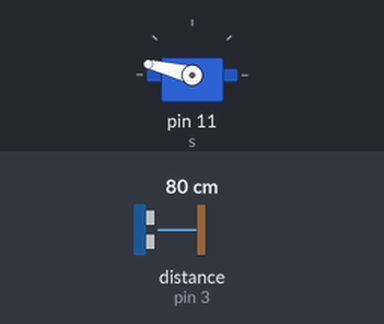
Bench run of a sketch on a simulated Arduino Uno, built with avr-gcc and run on an emulated ATmega328P. On the bench: servo. Wiring (inferred from the names in the program): ultrasonic range finder: trigger pin 5; echo pin 3. The test bench sets the inputs (shaded band); at power-on: distance to the obstacle (sensor on pin 3) 80 cm. The echo pulse lasts 58.3 µs per cm; what the sketch prints to the serial monitor is not drawn.

Above: at 9.93 s.
10.0 s: distance to the obstacle (sensor on pin 3) set to 2 cm
At 10.53 s:
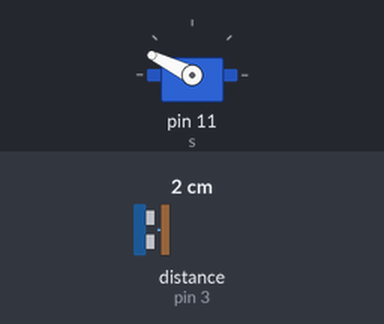
19.1 s: distance to the obstacle (sensor on pin 3) set to 35 cm
At 19.35 s:
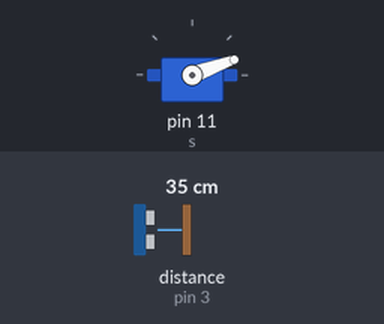
28.9 s: distance to the obstacle (sensor on pin 3) set to 4 cm
At 29.51 s:
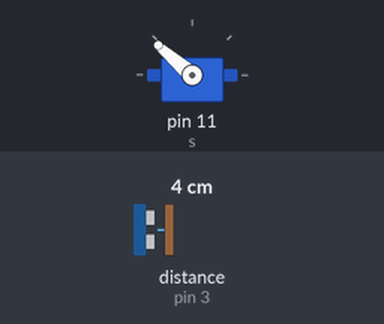
38.0 s: distance to the obstacle (sensor on pin 3) set to 60 cm
Timing chart, 0 to 48.1 s (numbered marks = the images above; inputs shaded):
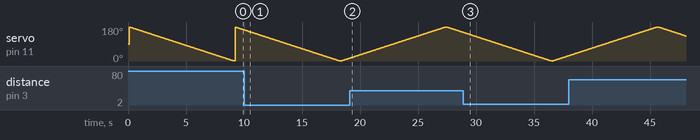

The sketch:

ishan.ino
```cpp
#include<Servo.h>
Servo s;
const int trig=5;
const int echo=3;
  long dur;
  int dist;
void setup()
{
pinMode(trig, OUTPUT);
pinMode(echo, INPUT);
Serial.begin(9600);
s.attach(11);


}

void loop()
{
 int i;
 digitalWrite(trig,LOW);
  delayMicroseconds(2);

  digitalWrite(trig,HIGH);
  delayMicroseconds(10);
  digitalWrite(trig,LOW);

  dur= pulseIn(echo,HIGH);

  dist=dur*0.034/2;
 Serial.print("Distance: ");
  Serial.print(dist);
  delay(100);

  if(dist<=25)
  {

   for(i=0;i<180;i++)
 {
  s.write(i);
  delay(50);

  } }
  else if(dist>=26)
  {
    for(i=180;i>0;i--)
    {

  s.write(i);
  delay(50);
    }
  }

}
```

Measured:
- by itself, servo on pin 11 (s): rises from 28° to 180° in 7.7 s, then falls to 132° in 2.4 s
